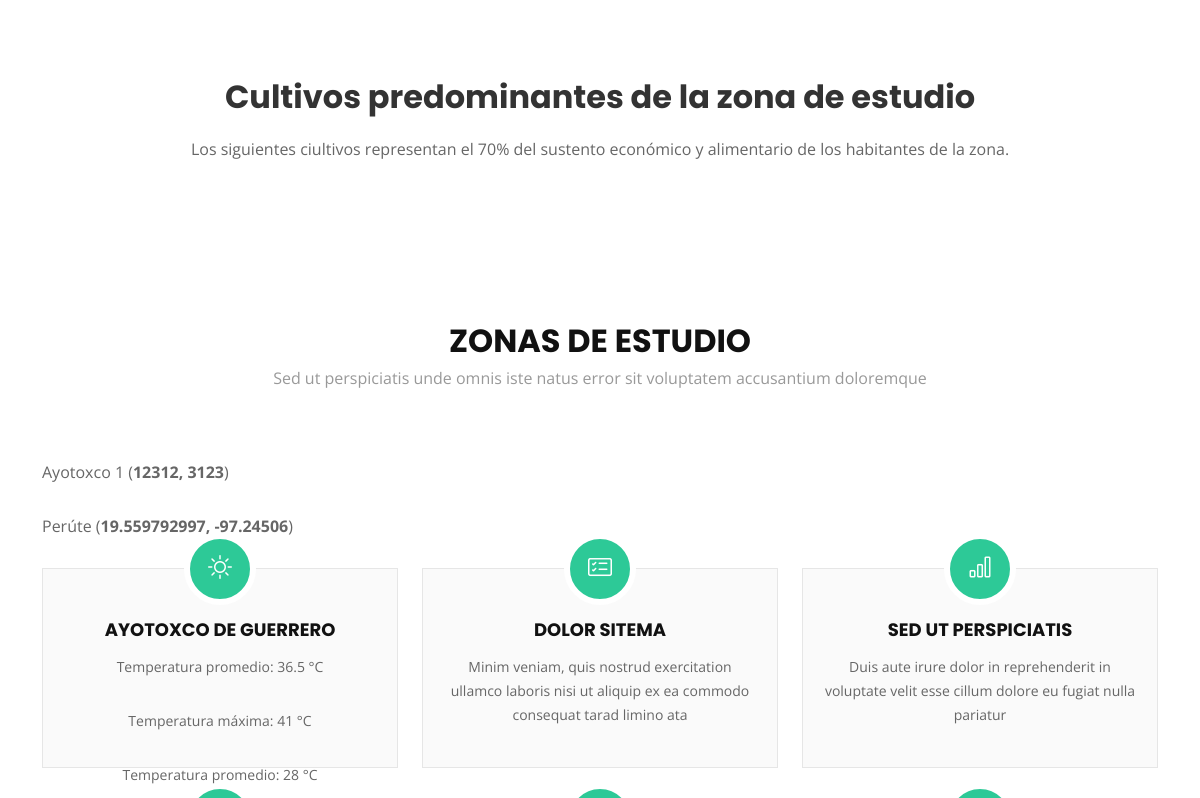
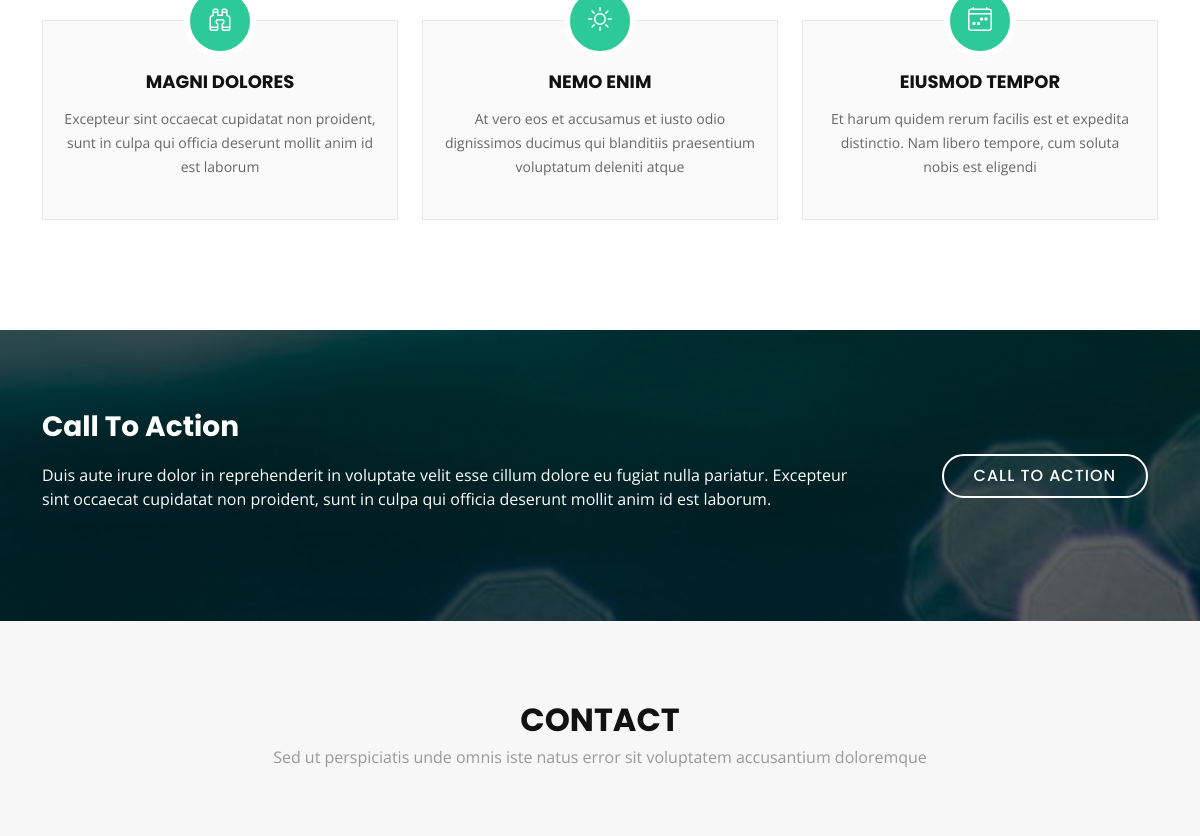
/ (middle part), run on an earlier commit of the app's database (2 pictures, top to bottom).
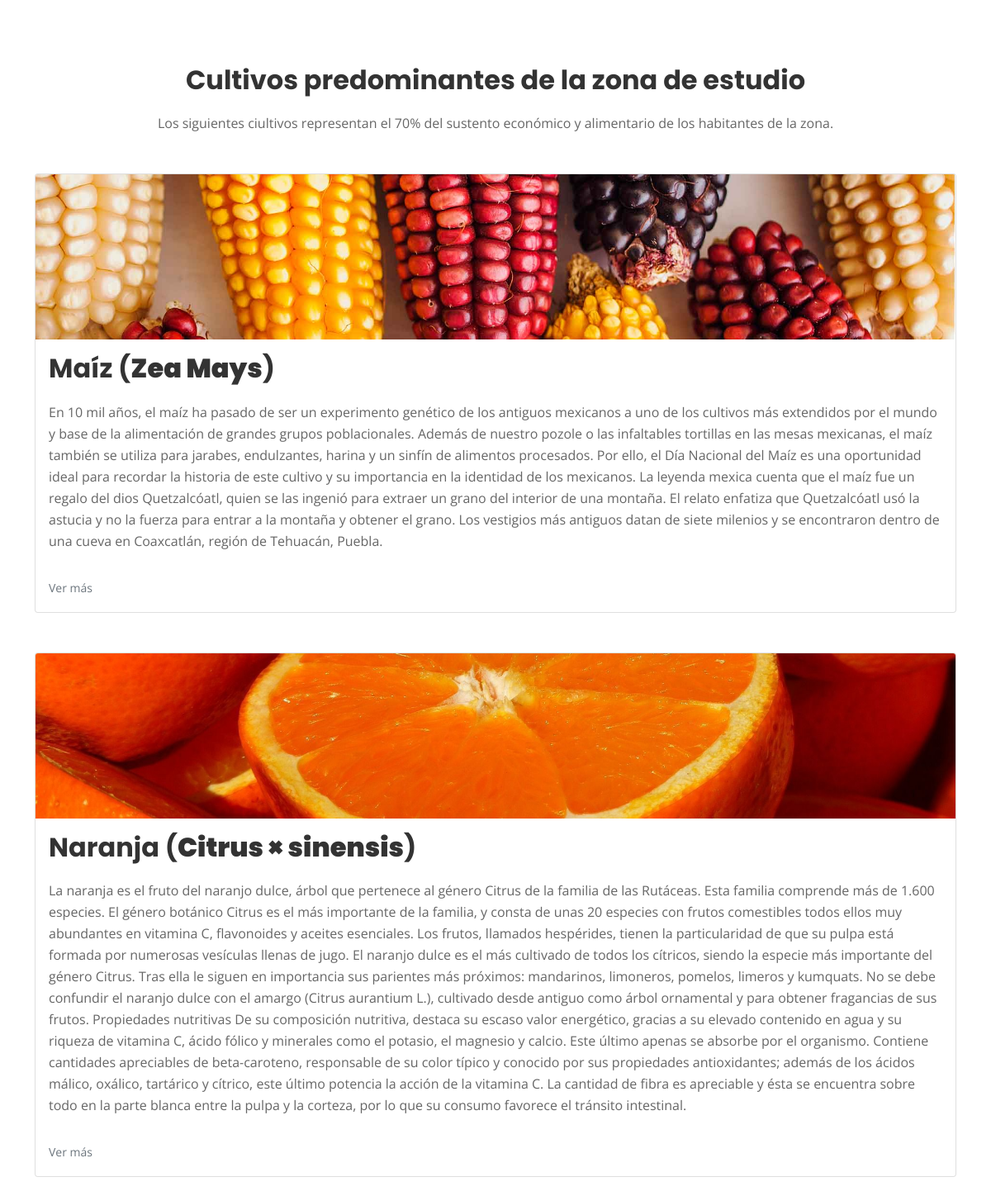
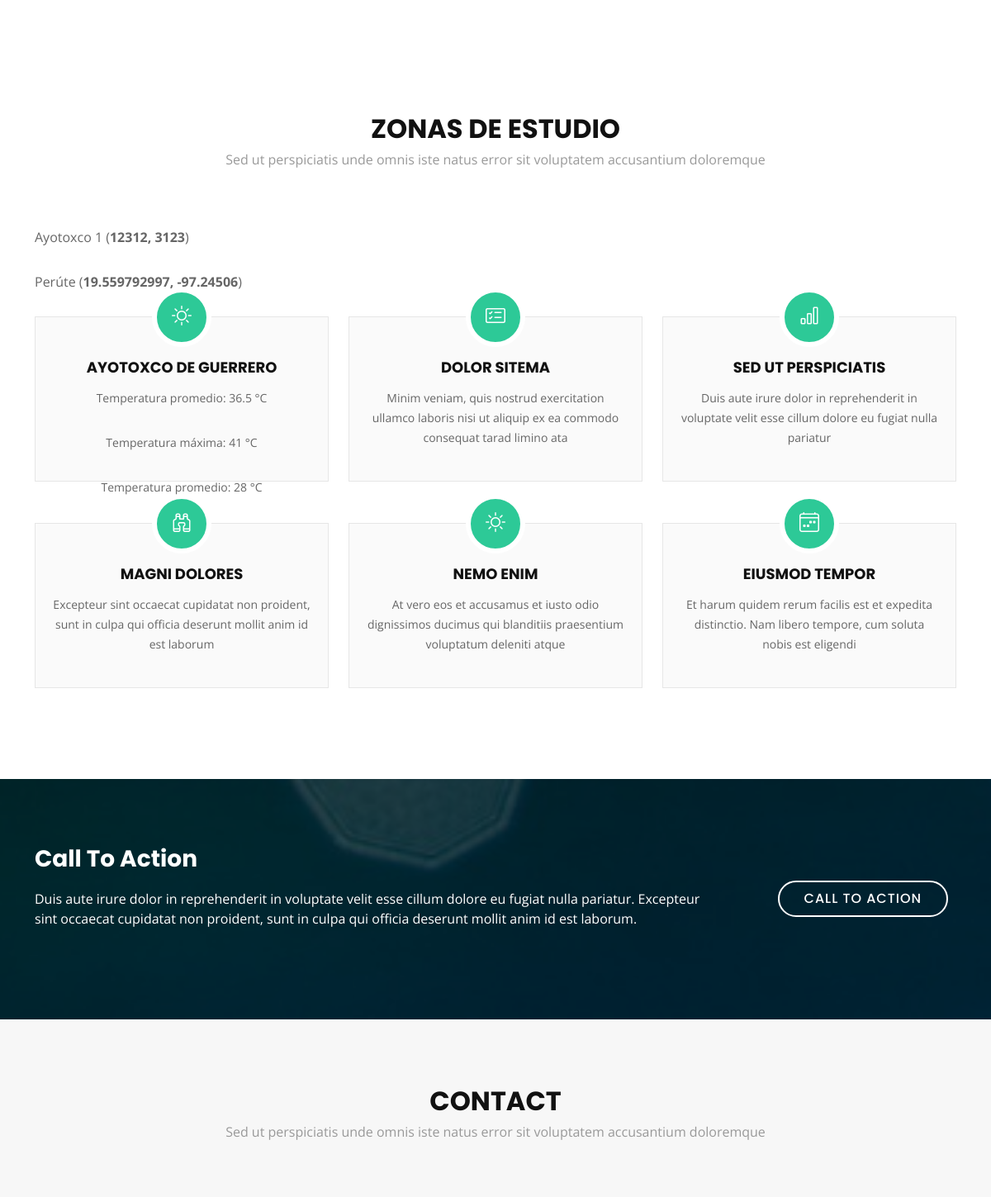
And on a later commit of the database (2 pictures, top to bottom).
### core/models.py (models this page shows, shortened)
class Area(models.Model):
    clave = models.CharField(verbose_name='Clave', max_length=10)
    nombre = models.CharField(verbose_name='Lugar', max_length=200)
    ubicacion = models.CharField(verbose_name='Ubicación', max_length=255)
    altitud = models.CharField(verbose_name='Altitud', max_length=20)
    latitud = models.CharField(verbose_name='Latitud', max_length=12)
    longitud = models.CharField(verbose_name='Longitud', max_length=12)
    OP = {('Sí', 'Sí'), ('No', 'No')}
    operando = models.CharField(verbose_name='Operando', default='No', choices=OP, max_length=2)
    class Meta:
        verbose_name = 'Ubicación'
        verbose_name_plural = 'Datos de la ubicación'

class Cultivos(models.Model):
    nombre = models.CharField(verbose_name='Cultivo', max_length=150)
    nombreCientifico = models.CharField(verbose_name='Nombre científico', max_length=100)
    descripcion = models.TextField(verbose_name='Descripcion', max_length=5000)
    imagenes = models.ImageField(verbose_name='Foto', upload_to='imgcultivos')
    MESES = {
        ('Enero', 'Enero'), ('Febrero', 'Febrero'), ('Marzo', 'Marzo'), ('Abril', 'Abril'), ('Mayo', 'Mayo'),
        ('Junio', 'Junio'), ('Julio', 'Julio'), ('Agosto', 'Agosto'), ('Septiembre', 'Septiembre'),
        ('Octubre', 'Octubre'), ('Noviembre', 'Noviembre'), ('Diciembre', 'Diciembre')
    }
    mesDeSiembra = models.CharField(verbose_name='Mes de siembra', choices=MESES, max_length=30, default='Enero')
    class Meta:
        verbose_name = 'Cultivo'
        verbose_name_plural = 'Cultivos'

### frontend/views.py (the view)
# urls.py: path('', IndexView.as_view(), name='index'),
class IndexView(TemplateView):
    model = Cultivos
    template_name = 'index.html'
    def get_context_data(self, **kwargs):
        context = super(IndexView, self).get_context_data(**kwargs)
        context['title'] = 'Cultivos'
        context['listCultivos'] = Cultivos.objects.all()
        context['listAreas'] = Area.objects.all()
        return context

### frontend/templates/index.html (shortened to what this page needs)
{% load static %}
<!DOCTYPE html>
<html lang="en">
<head>
    <link href="{% static 'assets/vendor/aos/aos.css' %}" rel="stylesheet">
    <link href="{% static 'assets/vendor/bootstrap/css/bootstrap.min.css' %}" rel="stylesheet">
    <link href="{% static 'assets/vendor/bootstrap-icons/bootstrap-icons.css' %}" rel="stylesheet">
    <link href="{% static 'assets/vendor/boxicons/css/boxicons.min.css' %}" rel="stylesheet">
    <link href="{% static 'assets/vendor/glightbox/css/glightbox.min.css' %}" rel="stylesheet">
    <link href="{% static 'assets/vendor/swiper/swiper-bundle.min.css' %}" rel="stylesheet">
    <link href="{% static 'assets/css/style.css' %}" rel="stylesheet">
</head>
<body>
<main id="main">
    <section id="about">
        <div class="container" data-aos="fade-up">
            <div class="about-container text-justify">
                <div class="col-lg-12 text-center content order-lg-1 order-2">
                    <h1 class="title">Cultivos predominantes de la zona de estudio</h1>
                    <p>
                        Los siguientes ciultivos representan el 70% del sustento económico y alimentario de los
                        habitantes de la zona.
                    </p>
                </div>
                    {% for cultivo in listCultivos %}
                        <div class="card mt-5">
                            <img style="height: 200px; object-fit: cover" src="{{ cultivo.imagenes.url }}" class="card-img-top" alt="{{ cultivo.nombre }}">
                            <div class="card-body">
                                <h5 class="title">{{ cultivo.nombre }} (<b>{{ cultivo.nombreCientifico }}</b>)</h5>
                                <p class="card-text">{{ cultivo.descripcion }}</p>
                                <p class="card-text"><small class="text-muted">Ver más</small></p>
                            </div>
                        </div>
                    {% endfor %}
            </div>
        </div>
    </section>
    <section id="services">
        <div class="container" data-aos="fade-up">
            <div class="section-header">
                <h3 class="section-title">Zonas de estudio</h3>
                <p class="section-description">Sed ut perspiciatis unde omnis iste natus error sit voluptatem
                    accusantium doloremque</p>
            </div>
            {% for area in listAreas %}
                <p class="">{{ area.nombre }} (<b>{{ area.latitud }}, {{ area.longitud }}</b>)</p>
            {% endfor %}
            <div class="row">
                <div class="col-lg-4 col-md-6" data-aos="zoom-in">
                    <div class="box">
                        <div class="icon"><a href=""><i class="bi bi-sun"></i></a></div>
                        <h4 class="title"><a href="">Ayotoxco de Guerrero</a></h4>
                        <div class="description">
                            <p>Temperatura promedio: 36.5 °C</p>
                            <p>Temperatura máxima: 41 °C</p>
                            <p>Temperatura promedio: 28 °C</p>
                        </div>
                    </div>
                </div>
                <div class="col-lg-4 col-md-6" data-aos="zoom-in">
                    <div class="box">
                        <div class="icon"><a href=""><i class="bi bi-card-checklist"></i></a></div>
                        <h4 class="title"><a href="">Dolor Sitema</a></h4>
                        <p class="description">Minim veniam, quis nostrud exercitation ullamco laboris nisi ut aliquip
                            ex ea commodo consequat tarad limino ata</p>
                    </div>
                </div>
                <div class="col-lg-4 col-md-6" data-aos="zoom-in">
                    <div class="box">
                        <div class="icon"><a href=""><i class="bi bi-bar-chart"></i></a></div>
                        <h4 class="title"><a href="">Sed ut perspiciatis</a></h4>
                        <p class="description">Duis aute irure dolor in reprehenderit in voluptate velit esse cillum
                            dolore eu fugiat nulla pariatur</p>
                    </div>
                </div>
                <div class="col-lg-4 col-md-6" data-aos="zoom-in">
                    <div class="box">
                        <div class="icon"><a href=""><i class="bi bi-binoculars"></i></a></div>
                        <h4 class="title"><a href="">Magni Dolores</a></h4>
                        <p class="description">Excepteur sint occaecat cupidatat non proident, sunt in culpa qui officia
                            deserunt mollit anim id est laborum</p>
                    </div>
                </div>
                <div class="col-lg-4 col-md-6" data-aos="zoom-in">
                    <div class="box">
                        <div class="icon"><a href=""><i class="bi bi-brightness-high"></i></a></div>
                        <h4 class="title"><a href="">Nemo Enim</a></h4>
                        <p class="description">At vero eos et accusamus et iusto odio dignissimos ducimus qui blanditiis
                            praesentium voluptatum deleniti atque</p>
                    </div>
                </div>
                <div class="col-lg-4 col-md-6" data-aos="zoom-in">
                    <div class="box">
                        <div class="icon"><a href=""><i class="bi bi-calendar4-week"></i></a></div>
                        <h4 class="title"><a href="">Eiusmod Tempor</a></h4>
                        <p class="description">Et harum quidem rerum facilis est et expedita distinctio. Nam libero
                            tempore, cum soluta nobis est eligendi</p>
                    </div>
                </div>
            </div>
        </div>
    </section>
    <section id="call-to-action">
        <div class="container">
            <div class="row" data-aos="zoom-in">
                <div class="col-lg-9 text-center text-lg-start">
                    <h3 class="cta-title">Call To Action</h3>
                    <p class="cta-text"> Duis aute irure dolor in reprehenderit in voluptate velit esse cillum dolore eu
                        fugiat nulla pariatur. Excepteur sint occaecat cupidatat non proident, sunt in culpa qui officia
                        deserunt mollit anim id est laborum.</p>
                </div>
                <div class="col-lg-3 cta-btn-container text-center">
                    <a class="cta-btn align-middle" href="#">Call To Action</a>
                </div>
            </div>
        </div>
    </section>
    <section id="contact">
        <div class="container">
            <div class="section-header">
                <h3 class="section-title">Contact</h3>
                <p class="section-description">Sed ut perspiciatis unde omnis iste natus error sit voluptatem
                    accusantium doloremque</p>
            </div>
        </div>
    </section>
</main>
</body>
</html>

### frontend/static/assets/css/style.css (style rules this page uses)
body { background: #fff; color: #666666; font-family: "Open Sans", sans-serif; }
a { color: #2dc997; text-decoration: none; }
p { padding: 0; margin: 0 0 30px 0; }
h1, h2 { font-family: "Poppins", sans-serif; font-weight: 400; margin: 0 0 20px 0; padding: 0; }
h3, h4, h5, h6 { font-family: "Poppins", sans-serif; color: darkslategrey; font-weight: 400; margin: 0 0 20px 0; padding: 0; }
section { overflow: hidden; }
.section-header .section-title { font-size: 32px; color: #111; text-transform: uppercase; text-align: center; font-weight: 700; margin-bottom: 5px; }
.section-header .section-description { text-align: center; padding-bottom: 40px; color: #999; }
#about { background: #fff; padding: 80px 0; }
#about .about-container .content { background: #fff; }
#about .about-container .title { color: #333; font-weight: 700; font-size: 32px; }
#about .about-container p { line-height: 26px; }
#about .about-container p:last-child { margin-bottom: 0; }
#services { background: #fff; background-size: cover; padding: 80px 0 60px 0; }
#services .box { padding: 50px 20px; margin-bottom: 50px; text-align: center; border: 1px solid #e6e6e6; height: 200px; position: relative; background: #fafafa; }
#services .icon { position: absolute; top: -36px; left: calc(50% - 36px); transition: 0.2s; border-radius: 50%; border: 6px solid #fff; display: flex; justify-content: center; align-items: center; flex-direction: column; text-align: center; width: 72px; height: 72px; background: #2dc997; }
#services .icon a { display: inline-block; }
#services .icon i { color: #fff; font-size: 24px; line-height: 0; }
#services .title { font-weight: 700; font-size: 18px; margin-bottom: 15px; text-transform: uppercase; }
#services .title a { color: #111; }
#services .description { font-size: 14px; line-height: 24px; }
#call-to-action { background: linear-gradient(rgba(0, 0, 0, 0.6), rgba(0, 0, 0, 0.6)), url(../img/call-to-action-bg.jpg) fixed center center; background-size: cover; padding: 80px 0; }
#call-to-action .cta-title { color: #fff; font-size: 28px; font-weight: 700; }
#call-to-action .cta-text { color: #fff; }
@media (min-width: 769px) { #call-to-action .cta-btn-container { display: flex; align-items: center; justify-content: flex-end; } }
#call-to-action .cta-btn { font-family: "Poppins", sans-serif; text-transform: uppercase; font-weight: 500; font-size: 16px; letter-spacing: 1px; display: inline-block; padding: 8px 30px; border-radius: 50px; transition: 0.5s; margin: 10px; border: 2px solid #fff; color: #fff; }
#contact { background: #f7f7f7; padding: 80px 0 40px 0; }

What changed in the data, as far as the page shows it:
added Cultivos: imagenes (picture), nombre "Maíz", nombreCientifico "Zea Mays", descripcion "En 10 mil años, el maíz ha pasado de ser un experimento genético de los antiguos mexicanos a uno de los cultivos más extendidos por el mundo y base de la alimentación de grandes grupos poblacionales. Además de nuestro pozole o las infaltables tortillas en las mesas mexicanas, el maíz también se utiliza para jarabes, endulzantes, harina y un sinfín de alimentos procesados. Por ello, el Día Nacional del Maíz es una oportunidad ideal para recordar la historia de este cultivo y su importancia en la identidad de los mexicanos. La leyenda mexica cuenta que el maíz fue un regalo del dios Quetzalcóatl, quien se las ingenió para extraer un grano del interior de una montaña. El relato enfatiza que…"
added Cultivos: imagenes (picture), nombre "Naranja", nombreCientifico "Citrus × sinensis", descripcion "La naranja es el fruto del naranjo dulce, árbol que pertenece al género Citrus de la familia de las Rutáceas. Esta familia comprende más de 1.600 especies. El género botánico Citrus es el más importante de la familia, y consta de unas 20 especies con frutos comestibles todos ellos muy abundantes en vitamina C, flavonoides y aceites esenciales. Los frutos, llamados hespérides, tienen la particularidad de que su pulpa está formada por numerosas vesículas llenas de jugo. El naranjo dulce es el más cultivado de todos los cítricos, siendo la especie más importante del género Citrus. Tras ella le siguen en importancia sus parientes más próximos: mandarinos, limoneros, pomelos, limeros y kumquats.…"
